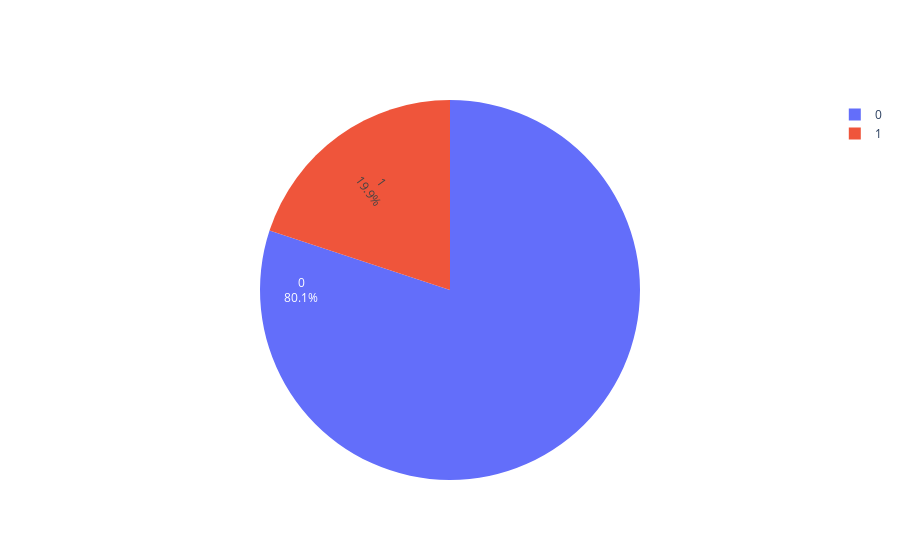

The code cell stored with this chart in its notebook:
### Code cell
mydata.piechart("bad")

### Figure 1 — Plotly figure (JSON) as saved in the notebook; plotly's stock layout.template omitted (floating-point values rounded to 4 significant figures)
{"data": [{"insidetextorientation": "radial", "labels": [0, 1], "textinfo": "label+percent", "type": "pie", "values": [2863, 713]}], "layout": {}}
